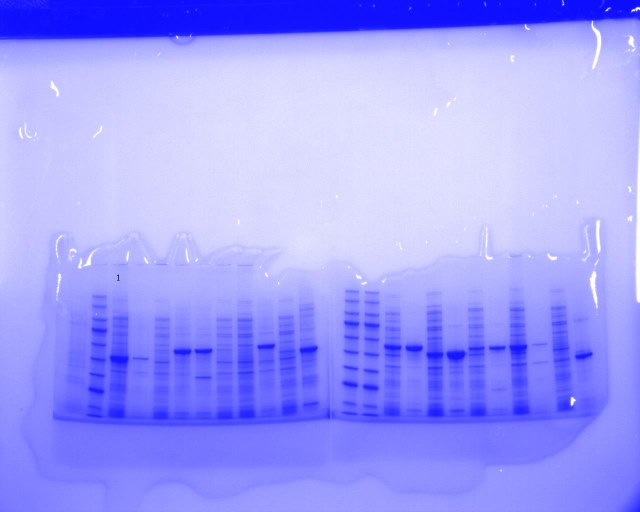
#> input picture data/experimental_validation/extracted_plots/ta/source/image7.jpg, 1280 x 1024 px, given in place of image31.png, which was not available (shown at 1/2 size)
$ python plot_experimental_evidence_si.py
#> lines starting #> are read from the running program, lines starting #| are printed output that depends on the picture
#!/usr/bin/env python3
"""Build publication-style SI figures from the experimental assets embedded in PPTX.

The script never uses rendered PowerPoint slides.  LC--HRMS/HPLC plots and gels are
the original embedded image objects extracted from the supplied decks.  It only
trims blank canvas and places the unchanged analytical panels in a consistent grid.
"""

from pathlib import Path

import matplotlib.pyplot as plt
from matplotlib.patches import Rectangle
from PIL import Image, ImageChops


ROOT = Path(__file__).resolve().parents[1]
DATA = ROOT / "data" / "experimental_validation" / "extracted_plots"
LAL = DATA / "lal" / "png"
TA = DATA / "ta"
OUT = ROOT / "figures" / "experimental_validation"

BLACK = "#242424"
GREY = "#6b6b6b"
LIGHT = "#e7e7e7"
BLUE = "#5f7f99"
RED = "#a65f5b"
ORANGE = "#b68752"

plt.rcParams.update({
    "font.family": "DejaVu Sans",
    "font.size": 7.5,
    "axes.titlesize": 7.5,
    "axes.labelsize": 7.5,
    "xtick.labelsize": 7.5,
    "ytick.labelsize": 7.5,
    "pdf.fonttype": 42,
    "svg.fonttype": "none",
})


def trim_white(path, threshold=10, pad=8):
    """Remove only near-white outer canvas; do not alter the plotted data."""
#> called with threshold = 10, pad = 8
    image = Image.open(path).convert("RGB")
#> image is the input picture: PIL image 1280x1024 RGB; mean R, G, B 157.6, 157.4, 254
    diff = ImageChops.difference(image, Image.new("RGB", image.size, "white")).convert("L")
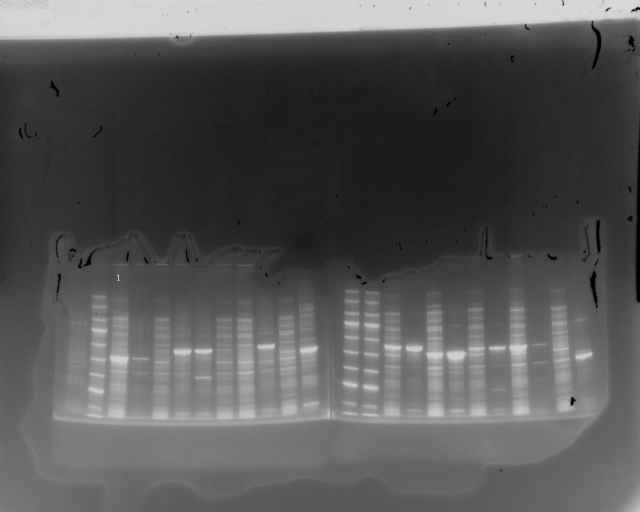
#> diff: PIL image 1280x1024 L (shown at 1/2 size); min 0, max 251, mean 86.5
    bbox = diff.point(lambda x: 0 if x < threshold else 255).getbbox()
#> bbox = (0, 0, 1280, 1024)
    if bbox is None:
        return image
    left, top, right, bottom = bbox
#> left = 0; top = 0; right = 1280; bottom = 1024
    return image.crop((max(0, left - pad), max(0, top - pad),
                       min(image.width, right + pad), min(image.height, bottom + pad)))


def show_asset(ax, path, *, trim=True):
    image = trim_white(path) if trim else Image.open(path).convert("RGB")
    ax.imshow(image, interpolation="none")
    ax.set_axis_off()
    return ax


def panel_label(ax, label):
    ax.text(-0.02, 1.03, label, transform=ax.transAxes, ha="right", va="bottom",
            fontsize=8.5, fontweight="bold", color=BLACK, clip_on=False)


# [6 lines left out: function save, not called in this run]


def lal_analytical_evidence():
    # One representative product per candidate; the complete product list is tabulated.
    rows = [
        ("GHU", "Ser–Cys", "11,903", 31, 34),
        ("MBD", "Gln–Arg", "223,274", 35, 36),
        ("MCQ", "Gly–Ala", "350,524", 45, 46),
    ]
    fig = plt.figure(figsize=(7.25, 4.35))
    gs = fig.add_gridspec(len(rows) + 1, 3, width_ratios=[1.15, 3.0, 3.0],
                          height_ratios=[0.24] + [1] * len(rows), hspace=0.16, wspace=0.06)

    headers = ["Candidate / product", "Extracted-ion chromatogram", "HRMS spectrum"]
    for col, title in enumerate(headers):
        ax = fig.add_subplot(gs[0, col]); ax.set_axis_off()
        ax.text(0 if col == 0 else 0.5, 0.45, title,
                ha="left" if col == 0 else "center", va="center",
                fontweight="bold", color=BLACK)

    letters = "abcdefghij"
    group_colors = {"GHU": BLUE, "MBD": ORANGE, "MCQ": RED}
    for i, (enzyme, product, response, lc, ms) in enumerate(rows):
        label_ax = fig.add_subplot(gs[i + 1, 0]); label_ax.set_axis_off()
        color = group_colors[enzyme]
        label_ax.add_patch(Rectangle((0.00, 0.12), 0.045, 0.76, color=color,
                                     transform=label_ax.transAxes, clip_on=False))
        label_ax.text(0.09, 0.66, f"{letters[i]}  {enzyme}", fontweight="bold",
                      color=BLACK, transform=label_ax.transAxes, va="center")
        label_ax.text(0.09, 0.41, product, color=BLACK,
                      transform=label_ax.transAxes, va="center")
        label_ax.text(0.09, 0.18, f"response {response}", color=GREY,
                      fontsize=6.8, transform=label_ax.transAxes, va="center")
        for col, image_no in ((1, lc), (2, ms)):
            ax = fig.add_subplot(gs[i + 1, col])
            show_asset(ax, LAL / f"image{image_no}.png")
            for spine in ax.spines.values():
                spine.set_visible(True); spine.set_linewidth(0.45); spine.set_color(LIGHT)
#> pass 2 of the loop in lal_analytical_evidence, `for i, (enzyme, product, response, lc, ms) in enumerate(rows):`:
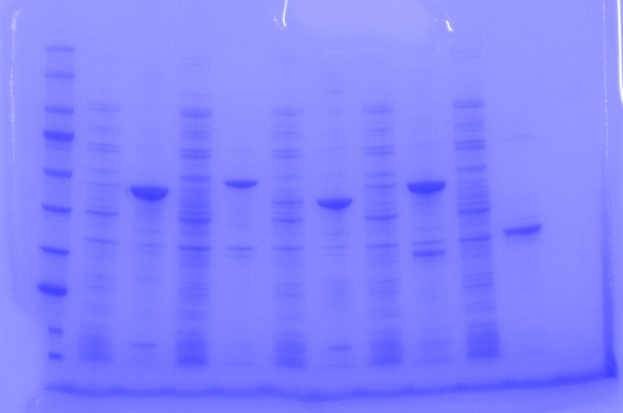
#> input picture data/experimental_validation/extracted_plots/ta/source/image8.png, 623 x 413 px, given in place of image35.png, which was not available
#> in trim_white, image is the input picture: PIL image 623x413 RGB; mean R, G, B 131.6, 131.7, 254.1
#> in trim_white (call 3), `diff = ImageChops.difference(image, Image.new("RGB", image.size, "whit..`:
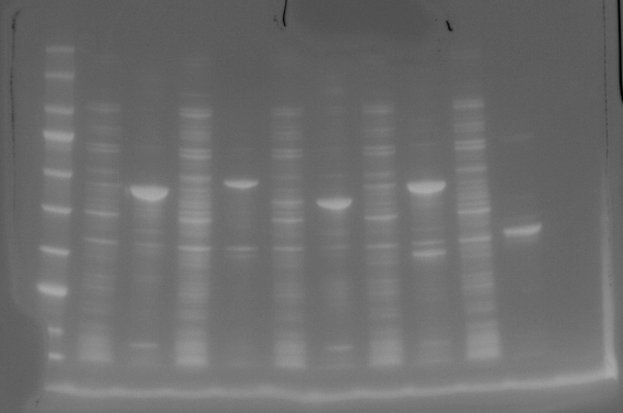
#> diff: PIL image 623x413 L; min 0, max 170, mean 109.3
#> bbox = (0, 0, 623, 413)
#> right = 623; bottom = 413
    fig.text(0.04, 0.012,
             "One representative product is shown per candidate. Response = arbitrary instrument units, not concentration.",
             color=GREY, fontsize=6.8)
    save(fig, "si_lal_analytical_evidence")


# [94 lines left out: functions ta_expression, ta_whole_cell_hplc, ta_purified_hplc, not called in this run]


def main():
    lal_analytical_evidence()
    ta_expression()


if __name__ == "__main__":
#> (the run stopped early here; a loop or call above may not have finished)
